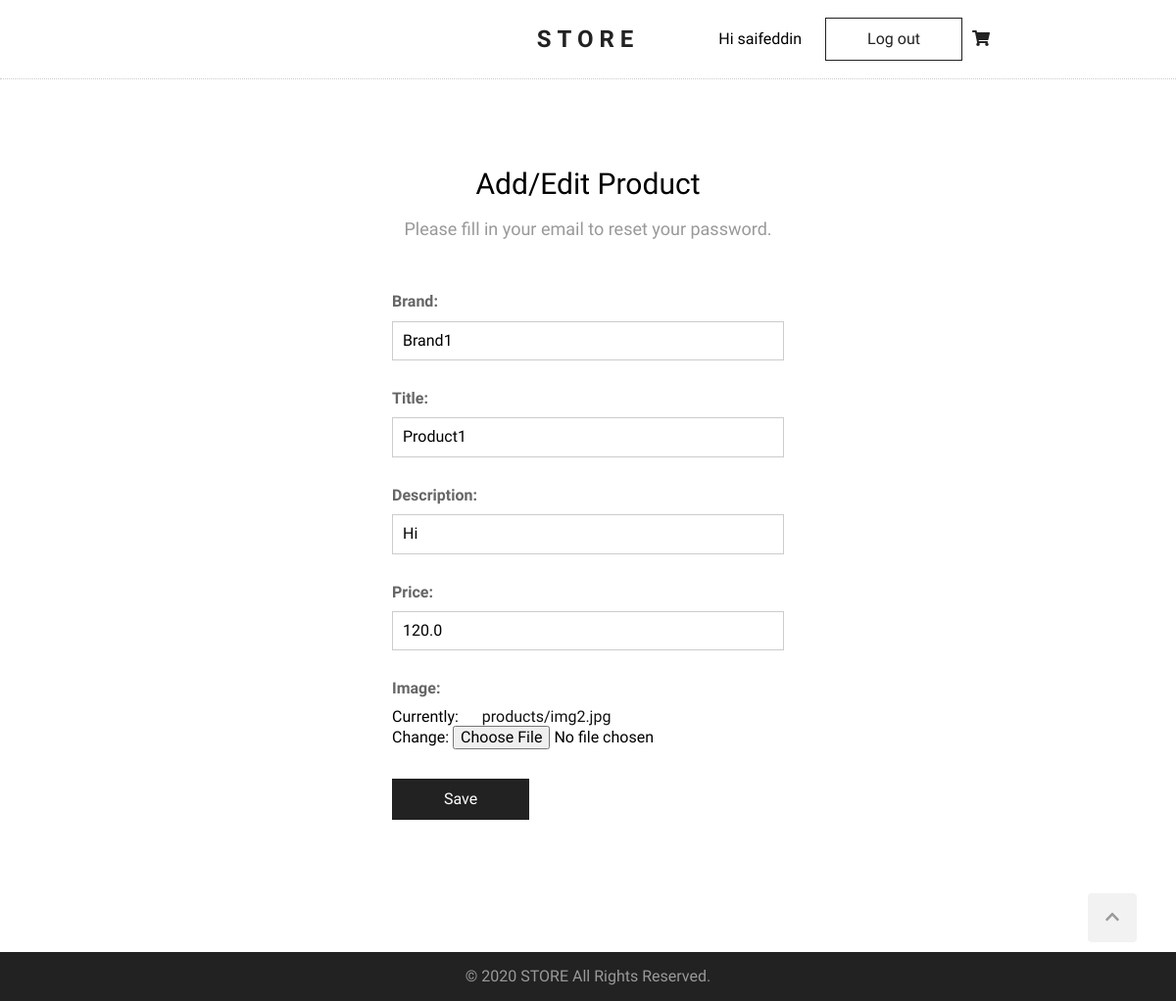
Page /products/edit/1/ (signed in) on the committed database.
### products/models.py (models this page shows, shortened)
class Product(models.Model):
    brand = models.CharField(max_length=100)
    title = models.CharField(max_length=100)
    description = models.CharField(max_length=500)
    price = models.FloatField(null=True)
    created_at = models.DateTimeField(null=True, auto_now_add=True)
    image = models.ImageField(upload_to='products/', null=True)

### products/views.py (the view)
# urls.py: path('products/edit/<int:pk>/', product_edit, name="product-edit"),
def product_edit(request, pk):
    if request.user.is_authenticated and request.user.is_superuser:
        product = get_object_or_404(Product, pk=pk)
        if request.method == 'POST':
            form = AddProductForm(
                request.POST, request.FILES,  instance=product)
            if form.is_valid():
                form.save()
                return render(request, 'products/product-add-successful.html')
        else:
            form = AddProductForm(instance=product)
        return render(request, 'products/product-add.html', {'form': form})
    else:
        return redirect('product-list')

### products/forms.py
class AddProductForm(ModelForm):
    class Meta:
        model = Product
        fields = ('brand', 'title', 'description', 'price', 'image')

### templates/products/product-add.html (shortened to what this page needs)
{% extends "base.html" %}
{% block content %}
<section class="form-section">
    <h2 class="section-headline">Add/Edit Product</h2>
    <p class="section-description">
        Please fill in your email to reset your password.
    </p>
    <div class="form">
        <form action="" method="post" enctype="multipart/form-data">
            {{ form.as_p }}
            <p>
                <button type="submit">Save</button>
            </p>
        </form>
    </div>
</section>
{% endblock %}

### templates/base.html (shortened to what this page needs)
{% load static %}
<!DOCTYPE html>
<html lang="en">
<head>
    <link rel="stylesheet" href="{% static 'normalize.css' %}" />
    <link rel="stylesheet" href="{% static 'style.css' %}" />
</head>
<body>
    <div class="wrapper">
        <header>
            <h1 id="logo">
                <a href="{% url 'product-list' %}">STORE</a>
            </h1>
            <div id="controls">
                {% if user.is_authenticated %}
                <p>Hi {{ user.username }}</p>
                <input type="button" id="logout" onclick="location.href='{% url 'logout' %}'" value="Log out" />
                {% else %}
                <p>
                    <input type="button" id="login" onclick="location.href='{% url 'login' %}'" value="Log in" />
                </p>
                {% endif %}
                <div id="cart">
                    <a href="{% url 'cart' %}">
                        <i class="fas fa-shopping-cart"></i>
                    </a>
                </div>
            </div>
        </header>
        <main>
            {% block content %}{% endblock %}
        </main>
    </div>
    <footer>
        <a href="#" id="scroll-up">
            <i class="fas fa-chevron-up"></i>
        </a>
        <p>&copy; 2020 STORE All Rights Reserved.</p>
    </footer>
</body>
</html>

### static/style.css (style rules this page uses)
html { scroll-behavior: smooth; }
a { text-decoration: none; color: #000; }
body { margin: 0; font-family: 'Questrial', sans-serif; }
.wrapper { min-height: calc(100vh - 50px); }
header { height: auto; border-bottom: 1px dotted #ccc; }
#logo { text-align: center; font-family: 'Domine', serif; font-size: 24px; letter-spacing: 6px; line-height: 80px; margin: 0; }
#logo a { color: #222; text-decoration: none; }
#controls { position: absolute; top: 15px; right: 14%; }
#controls #cart { position: relative; display: inline-block; width: 30px; line-height: 30px; text-align: center; cursor: pointer; margin-right: 16px; }
#controls p { display: inline-block; }
#controls #cart a { color: #222; }
#logout { display: inline-block; width: 140px; line-height: 40px; font-size: 16px; background: transparent; border: 1px solid #222; color: #222; cursor: pointer; margin-left: 20px; }
main { max-width: 960px; text-align: center; margin: 90px auto 90px auto; }
.section-headline { font-size: 30px; font-weight: normal; margin: 0; }
.section-description { color: #999; font-size: 18px; }
.form-section { overflow: auto; width: 100%; }
.form { max-width: 400px; margin: 45px auto; padding: 0 20px; }
.form p { margin: 0 0 20px 0; text-align: left; }
.form label { display: block; padding: 10px 0; color: #666; font-weight: bold; }
.form input[type=text], .form input[type=email], .form input[type=number], .form input[type=password], .form select { padding: 10px; max-width: 400px; width: 100%; border: 1px solid #ccc; box-sizing: border-box; }
.form button { width: 140px; line-height: 40px; font-size: 16px; background: #222; color: #fff; border: none; cursor: pointer; margin-top: 10px; transition-duration: .3s; }
.form a { text-decoration: none; color: #111; margin-left: 20px; }
footer { background-color: #222; height: 50px; color: #999; text-align: center; line-height: 50px; }
footer p { margin: 0; }
#scroll-up { width: 50px; height: 50px; background-color: #f2f2f2; bottom: 60px; right: 40px; position: fixed; border-radius: 4px; cursor: pointer; color: #999; }

### rows in the picture
Product: brand "Brand1", title "Product1", description "Hi", price "120.0"

### other values in the picture
{{ user.username }} "saifeddin"
